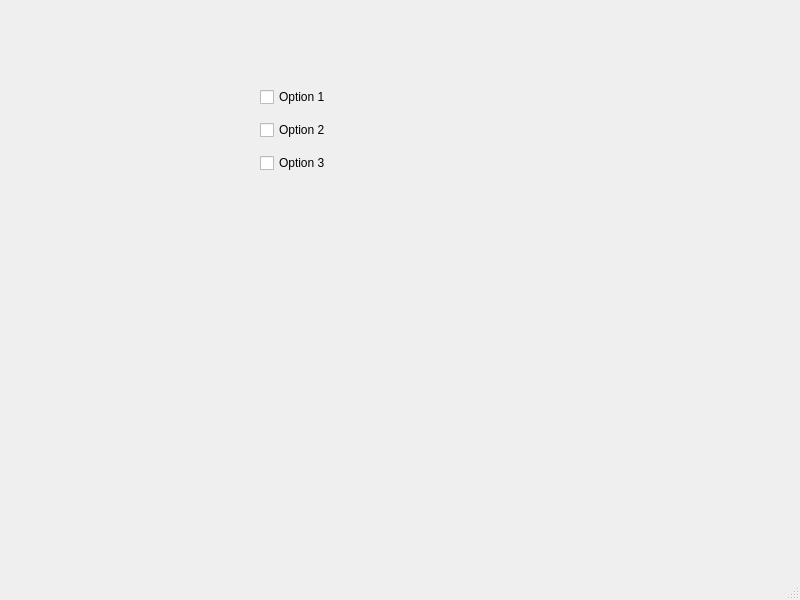
<?xml version="1.0" encoding="UTF-8"?>
<ui version="4.0">
 <class>MainWindow</class>
 <widget class="QMainWindow" name="MainWindow">
  <property name="geometry">
   <rect>
    <x>0</x>
    <y>0</y>
    <width>800</width>
    <height>600</height>
   </rect>
  </property>
  <property name="windowTitle">
   <string>MainWindow</string>
  </property>
  <widget class="QWidget" name="centralwidget">
   <widget class="QWidget" name="layoutWidget">
    <property name="geometry">
     <rect>
      <x>260</x>
      <y>80</y>
      <width>91</width>
      <height>101</height>
     </rect>
    </property>
    <layout class="QVBoxLayout" name="verticalLayout">
     <item>
      <widget class="QCheckBox" name="checkBox_1">
       <property name="text">
        <string>Option 1</string>
       </property>
      </widget>
     </item>
     <item>
      <widget class="QCheckBox" name="checkBox_2">
       <property name="text">
        <string>Option 2</string>
       </property>
      </widget>
     </item>
     <item>
      <widget class="QCheckBox" name="checkBox_3">
       <property name="text">
        <string>Option 3</string>
       </property>
      </widget>
     </item>
    </layout>
   </widget>
  </widget>
  <widget class="QMenuBar" name="menubar">
   <property name="geometry">
    <rect>
     <x>0</x>
     <y>0</y>
     <width>800</width>
     <height>21</height>
    </rect>
   </property>
  </widget>
  <widget class="QStatusBar" name="statusbar"/>
 </widget>
 <resources/>
 <connections/>
</ui>
